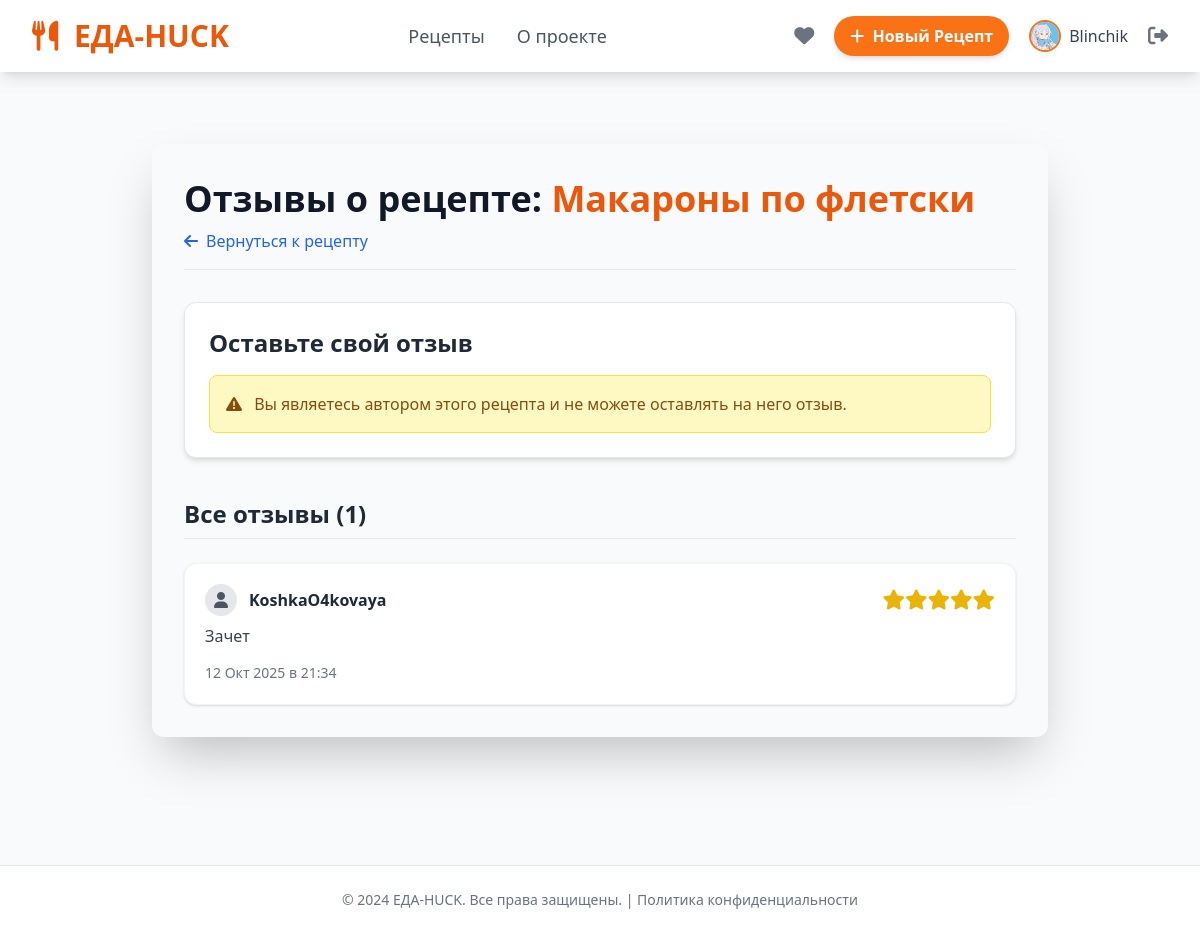
Screenshot of /recipes/4/reviews/ (signed in) with the database file from the repository.
### recept/models.py (models this page shows, shortened)
class User(AbstractUser):
    username = None
    email = models.EmailField(_('email address'), unique=True)
    phone_num = models.CharField(max_length=20, blank=True, null=True)
    full_name = models.CharField(max_length=150, blank=True, null=True)
    birth_date = models.DateField(blank=True, null=True)
    avatar = models.ImageField(upload_to='user_avatars/', blank=True, null=True, help_text='Аватар пользователя')
    USERNAME_FIELD = 'email'
    REQUIRED_FIELDS = []
    objects = UserManager()

class Recipe(models.Model):
    STATUS_CHOICES = [
        ('draft', 'Черновик'),
        ('published', 'Опубликован'),
        ('pending', 'На модерации'),
        ('rejected', 'Отклонен'),
    ]
    status = models.CharField(max_length=10, choices=STATUS_CHOICES, default='draft', help_text='Статус рецепта')
    user = models.ForeignKey(User, on_delete=models.CASCADE, related_name='recipes')
    title = models.CharField(max_length=200, blank=True, null=True)
    cover_image = models.ImageField(upload_to='recipe_images/', blank=True, null=True, help_text='Обложка рецепта')
    description = models.TextField(blank=True, null=True)
    portions = models.PositiveIntegerField(default=1, blank=True, null=True)
    calories = models.PositiveIntegerField(help_text='Калорийность на порцию', blank=True, null=True)
    estimated_cost = models.DecimalField(max_digits=8, decimal_places=2, null=True, blank=True)
    genres = models.ManyToManyField(Genre, related_name='recipes', blank=True)
    ingredients = models.ManyToManyField(ListIngredient, through='RecipeIngredient', related_name='recipes')
    video_file = models.FileField(upload_to='recipe_videos/', blank=True, null=True, help_text='Видео рецепт (файл)')
    is_public = models.BooleanField(default=True)
    moderation_notes = models.TextField(
        blank=True,
        null=True,
        help_text='Комментарии администратора при отклонении'
        )
    created_at = models.DateTimeField(auto_now_add=True)
    updated_at = models.DateTimeField(auto_now=True)

class Review(models.Model):
    recipe = models.ForeignKey(Recipe, on_delete=models.CASCADE, related_name='reviews')
    user = models.ForeignKey(User, on_delete=models.SET_NULL, null=True)
    rating = models.PositiveSmallIntegerField(default=0)
    comment = models.TextField(blank=True, null=True)
    created_at = models.DateTimeField(auto_now_add=True)
    class Meta:
        unique_together = ('recipe', 'user')

### recept/views.py (the view)
# urls.py: path('recipes/<int:pk>/reviews/', views.recipe_reviews_view, name='recipe_reviews'),
@login_required
def recipe_reviews_view(request, pk):
    recipe = get_object_or_404(Recipe, pk=pk)
    reviews = Review.objects.filter(recipe=recipe).select_related('user').order_by('-created_at')
    is_author = request.user == recipe.user
    existing_review = None
    user_has_reviewed = False
    if request.user.is_authenticated:
        try:
            existing_review = Review.objects.get(recipe=recipe, user=request.user)
            user_has_reviewed = True
        except Review.DoesNotExist:
            pass
    if request.method == 'POST':
        if is_author:
            messages.error(request, 'Автор рецепта не может оставлять на него отзыв. 🚫')
            return redirect('recipe_reviews', pk=pk)
        form = ReviewForm(request.POST, instance=existing_review)
        if form.is_valid():
            review = form.save(commit=False)
            review.recipe = recipe
            review.user = request.user
            review.save()
            messages.success(request, 'Ваш отзыв успешно добавлен/обновлен! 👍')
            return redirect('recipe_reviews', pk=pk)
        else:
            messages.error(request, 'Пожалуйста, исправьте ошибки в форме отзыва.')
    else:
        initial_data = {'rating': existing_review.rating, 'comment': existing_review.comment} if existing_review else {}
        form = ReviewForm(initial=initial_data)
    context = {
        'recipe': recipe,
        'reviews': reviews,
        'form': form,
        'is_author': is_author,
        'user_has_reviewed': user_has_reviewed,
    }
    return render(request, 'recipes/recipe_reviews.html', context)

### recept/templates/recipes/recipe_reviews.html (shortened to what this page needs)
{% extends 'base.html' %}
{% load widget_tweaks %}
{% load static %}
{% block content %}
<section class="max-w-4xl mx-auto p-4 md:p-8 bg-gray-50 rounded-xl shadow-2xl mt-8 mb-12 animate-fadeIn">
    <div class="mb-8 border-b pb-4">
        <h1 class="text-4xl font-extrabold text-gray-900 mb-2 leading-tight">
            Отзывы о рецепте: <span class="text-primary-orange-600">{{ recipe.title }}</span>
        </h1>
        <a href="{% url 'recipe_detail' recipe.pk %}" class="text-blue-600 hover:underline flex items-center">
            <i class="fas fa-arrow-left mr-2"></i> Вернуться к рецепту
        </a>
    </div>
    <div class="mb-10 p-6 bg-white rounded-xl shadow-md border border-gray-200">
        <h2 class="text-2xl font-semibold text-gray-800 mb-4">Оставьте свой отзыв</h2>
        {% if not user.is_authenticated %}
            <p class="text-lg text-gray-600">
                Пожалуйста, <a href="{% url 'login' %}" class="text-primary-orange-600 hover:underline font-medium">войдите</a>, чтобы оставить отзыв.
            </p>
        {% elif is_author %}
            <div class="p-4 bg-yellow-100 text-yellow-800 rounded-lg border border-yellow-300">
                <i class="fas fa-exclamation-triangle mr-2"></i> Вы являетесь автором этого рецепта и не можете оставлять на него отзыв.
            </div>
        {% endif %}
    </div>
    <div class="reviews-list">
        <h2 class="text-2xl font-semibold text-gray-800 mb-6 border-b pb-2">Все отзывы ({{ reviews.count }})</h2>
        <div class="space-y-6">
            {% for review in reviews %}
                <div class="review-item p-5 bg-white rounded-xl shadow border border-gray-100">
                    <div class="flex justify-between items-center mb-2">
                        <div class="flex items-center">
                            {% if review.user.avatar %}
                                <img src="{{ review.user.avatar.url }}" alt="Аватар" class="h-8 w-8 rounded-full object-cover mr-3">
                            {% else %}
                                <div class="h-8 w-8 rounded-full bg-gray-200 flex items-center justify-center text-gray-600 mr-3">
                                    <i class="fas fa-user"></i>
                                </div>
                            {% endif %}
                            <p class="font-bold text-gray-800">
                                {{ review.user.full_name|default:review.user.email }}
                            </p>
                        </div>
                        <div class="flex items-center text-xl text-yellow-500">
                            {% for i in "12345" %}
                                {% if forloop.counter <= review.rating %}
                                    <i class="fas fa-star"></i>
                                {% else %}
                                    <i class="far fa-star text-gray-300"></i>
                                {% endif %}
                            {% endfor %}
                        </div>
                    </div>
                    <p class="text-gray-700 mb-3">{{ review.comment }}</p>
                    <span class="text-sm text-gray-500">{{ review.created_at|date:"d M Y в H:i" }}</span>
                </div>
            {% endfor %}
        </div>
    </div>
</section>
{% endblock content%}

### recept/templates/base.html (shortened to what this page needs)
<!DOCTYPE html>
<html lang="ru">
  <head>
    <script src="https://cdn.tailwindcss.com"></script>
    <link rel="stylesheet" href="https://cdnjs.cloudflare.com/ajax/libs/font-awesome/6.0.0-beta3/css/all.min.css">
    <link
      rel="stylesheet"
      href="https://cdnjs.cloudflare.com/ajax/libs/font-awesome/6.5.2/css/all.min.css"
    />
  </head>
  <body class="bg-gray-50 min-h-screen flex flex-col">
    <header class="bg-white shadow-lg sticky top-0 z-50">
      <div
        class="max-w-7xl mx-auto px-4 sm:px-6 lg:px-8 py-3 flex justify-between items-center"
      >
        <div class="flex items-center space-x-4">
          <a href="{% url 'index' %}" class="text-3xl font-extrabold text-primary-orange-600 hover:text-primary-orange-700 transition duration-300">
            <i class="fas fa-utensils mr-2"></i> ЕДА-HUCK
          </a>
        </div>
        <nav class="hidden md:flex space-x-8 text-lg font-medium">
          <a href="{% url 'recipe_list' %}" class="text-gray-600 hover:text-primary-orange-600 transition duration-150"
            >Рецепты</a
          >
          <a href="#" class="text-gray-600 hover:text-primary-orange-600 transition duration-150">О проекте</a>
        </nav>
        <div class="flex items-center space-x-3">
          {% if user.is_authenticated %}
          <a href="{% url 'favorite_recipes' %}" title="Избранные рецепты" class="text-gray-500 hover:text-primary-orange-600 transition duration-150 p-2 rounded-full hover:bg-gray-100">
              <i class="fas fa-heart text-xl"></i>
          </a>
          <a
            href="{% url 'recipe_create' %}"
            class="hidden sm:inline-block px-4 py-2 text-white bg-primary-orange-500 rounded-full font-semibold shadow-md hover:bg-primary-orange-600 transition duration-300 transform hover:scale-105"
          >
            <i class="fas fa-plus mr-1"></i> Новый Рецепт
          </a>
          <a href="{% url 'profile' %}" class="flex items-center space-x-2 p-2 rounded-full hover:bg-gray-100 transition duration-150">
            {% if user.avatar %}
              <img src="{{ user.avatar.url }}" alt="Аватар" class="h-8 w-8 rounded-full object-cover border-2 border-primary-orange-500">
            {% else %}
              <i class="fas fa-user-circle text-gray-500 text-3xl"></i>
            {% endif %}
            <span class="hidden lg:inline text-gray-700 font-medium">{{ user.full_name|default:'Профиль' }}</span>
          </a>
          <a href="{% url 'logout' %}" title="Выйти" class="text-gray-500 hover:text-primary-orange-600 transition duration-150">
            <i class="fas fa-sign-out-alt text-xl"></i>
          </a>
          {% endif %}
        </div>
      </div>
    </header>
    <main class="flex-grow">
      <div class="max-w-7xl mx-auto px-4 sm:px-6 lg:px-8 py-10">
        {% block content %}{% endblock %}
      </div>
    </main>
    <footer class="bg-white border-t border-gray-200 mt-10">
      <div class="max-w-7xl mx-auto px-4 sm:px-6 lg:px-8 py-6 text-center text-gray-500 text-sm">
        &copy; 2024 ЕДА-HUCK. Все права защищены. | <a href="#" class="hover:text-primary-orange-600">Политика конфиденциальности</a>
      </div>
    </footer>
  </body>
</html>

### rows the page displays
User: avatar (picture), full_name "Blinchik"
Recipe: title "Макароны по флетски"
Review: user.full_name "KoshkaO4kovaya", rating 5 (drawn), comment "Зачет", created_at "12 Окт 2025 в 21:34"

### other values shown
{{ reviews.count }} "1"
